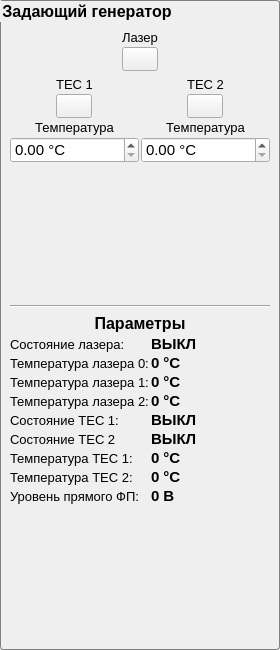
<?xml version="1.0" encoding="UTF-8"?>
<ui version="4.0">
 <class>generator_panel</class>
 <widget class="QWidget" name="generator_panel">
  <property name="geometry">
   <rect>
    <x>0</x>
    <y>0</y>
    <width>280</width>
    <height>650</height>
   </rect>
  </property>
  <property name="minimumSize">
   <size>
    <width>280</width>
    <height>0</height>
   </size>
  </property>
  <property name="maximumSize">
   <size>
    <width>286</width>
    <height>16777215</height>
   </size>
  </property>
  <property name="windowTitle">
   <string>Form</string>
  </property>
  <property name="styleSheet">
   <string notr="true">QGroupBox { 
     border: 1px solid gray; 
     border-radius: 3px; 
 } </string>
  </property>
  <layout class="QVBoxLayout" name="verticalLayout">
   <property name="spacing">
    <number>2</number>
   </property>
   <property name="leftMargin">
    <number>0</number>
   </property>
   <property name="topMargin">
    <number>0</number>
   </property>
   <property name="rightMargin">
    <number>0</number>
   </property>
   <property name="bottomMargin">
    <number>0</number>
   </property>
   <item>
    <widget class="QGroupBox" name="groupBox">
     <property name="font">
      <font>
       <family>Arial</family>
       <pointsize>12</pointsize>
       <bold>true</bold>
      </font>
     </property>
     <property name="title">
      <string>Задающий генератор</string>
     </property>
     <property name="flat">
      <bool>false</bool>
     </property>
     <property name="checkable">
      <bool>false</bool>
     </property>
     <layout class="QVBoxLayout" name="verticalLayout_2">
      <property name="leftMargin">
       <number>9</number>
      </property>
      <property name="topMargin">
       <number>9</number>
      </property>
      <property name="rightMargin">
       <number>9</number>
      </property>
      <property name="bottomMargin">
       <number>9</number>
      </property>
      <item>
       <widget class="QLabel" name="label">
        <property name="text">
         <string/>
        </property>
       </widget>
      </item>
      <item>
       <layout class="QVBoxLayout" name="verticalLayout_4">
        <property name="spacing">
         <number>2</number>
        </property>
        <item>
         <layout class="QHBoxLayout" name="horizontalLayout_8">
          <item>
           <widget class="QLabel" name="label_5">
            <property name="font">
             <font>
              <family>Arial</family>
              <pointsize>10</pointsize>
             </font>
            </property>
            <property name="text">
             <string>Лазер</string>
            </property>
            <property name="alignment">
             <set>Qt::AlignCenter</set>
            </property>
           </widget>
          </item>
         </layout>
        </item>
        <item>
         <layout class="QHBoxLayout" name="horizontalLayout_2">
          <item>
           <widget class="QPushButton" name="pb_laser_onoff">
            <property name="minimumSize">
             <size>
              <width>36</width>
              <height>24</height>
             </size>
            </property>
            <property name="maximumSize">
             <size>
              <width>36</width>
              <height>24</height>
             </size>
            </property>
            <property name="styleSheet">
             <string notr="true">QPushButton {
	border-image: url(:/images/images/round_button_switch.png);
}

QPushButton::hover {
	border-image: url(:/images/images/round_button_switch_hover.png);
}

QPushButton::checked  {	
	border-image: url(:/images/images/round_button_switch_on.png);
}

QPushButton::hover:checked  {	
	border-image: url(:/images/images/round_button_switch_on_hover.png);
}

QPushButton::checked:disabled  {	
	border-image: url(:/images/images/round_button_switch_on_disabled.png);
}

QPushButton::disabled  {
	border-image: url(:/images/images/round_button_switch_disabled.png);
}</string>
            </property>
            <property name="text">
             <string/>
            </property>
            <property name="checkable">
             <bool>true</bool>
            </property>
           </widget>
          </item>
         </layout>
        </item>
       </layout>
      </item>
      <item>
       <layout class="QHBoxLayout" name="horizontalLayout_12">
        <property name="spacing">
         <number>2</number>
        </property>
        <item>
         <layout class="QVBoxLayout" name="verticalLayout_3">
          <item>
           <layout class="QHBoxLayout" name="horizontalLayout_5">
            <item>
             <widget class="QLabel" name="label_4">
              <property name="font">
               <font>
                <family>Arial</family>
                <pointsize>10</pointsize>
               </font>
              </property>
              <property name="text">
               <string>TEC 1</string>
              </property>
              <property name="alignment">
               <set>Qt::AlignCenter</set>
              </property>
             </widget>
            </item>
           </layout>
          </item>
          <item>
           <layout class="QHBoxLayout" name="horizontalLayout">
            <item>
             <widget class="QPushButton" name="pb_tec_1_onoff">
              <property name="minimumSize">
               <size>
                <width>36</width>
                <height>24</height>
               </size>
              </property>
              <property name="maximumSize">
               <size>
                <width>36</width>
                <height>24</height>
               </size>
              </property>
              <property name="styleSheet">
               <string notr="true">QPushButton {
	border-image: url(:/images/images/round_button_switch.png);
}

QPushButton::hover {
	border-image: url(:/images/images/round_button_switch_hover.png);
}

QPushButton::checked  {	
	border-image: url(:/images/images/round_button_switch_on.png);
}

QPushButton::hover:checked  {	
	border-image: url(:/images/images/round_button_switch_on_hover.png);
}

QPushButton::checked:disabled  {	
	border-image: url(:/images/images/round_button_switch_on_disabled.png);
}

QPushButton::disabled  {
	border-image: url(:/images/images/round_button_switch_disabled.png);
}</string>
              </property>
              <property name="text">
               <string/>
              </property>
              <property name="checkable">
               <bool>true</bool>
              </property>
             </widget>
            </item>
           </layout>
          </item>
          <item>
           <layout class="QVBoxLayout" name="verticalLayout_6">
            <item>
             <layout class="QHBoxLayout" name="horizontalLayout_10">
              <item>
               <widget class="QLabel" name="label_21">
                <property name="font">
                 <font>
                  <family>Arial</family>
                  <pointsize>10</pointsize>
                 </font>
                </property>
                <property name="text">
                 <string>Температура</string>
                </property>
                <property name="alignment">
                 <set>Qt::AlignCenter</set>
                </property>
               </widget>
              </item>
             </layout>
            </item>
            <item>
             <layout class="QHBoxLayout" name="horizontalLayout_11">
              <item>
               <widget class="QDoubleSpinBox" name="dsb_temp_1">
                <property name="font">
                 <font>
                  <family>Arial</family>
                  <pointsize>11</pointsize>
                 </font>
                </property>
                <property name="suffix">
                 <string> °C</string>
                </property>
               </widget>
              </item>
             </layout>
            </item>
           </layout>
          </item>
         </layout>
        </item>
        <item>
         <layout class="QVBoxLayout" name="verticalLayout_8">
          <item>
           <layout class="QHBoxLayout" name="horizontalLayout_7">
            <item>
             <widget class="QLabel" name="label_16">
              <property name="font">
               <font>
                <family>Arial</family>
                <pointsize>10</pointsize>
               </font>
              </property>
              <property name="text">
               <string>TEC 2</string>
              </property>
              <property name="alignment">
               <set>Qt::AlignCenter</set>
              </property>
             </widget>
            </item>
           </layout>
          </item>
          <item>
           <layout class="QHBoxLayout" name="horizontalLayout_4">
            <item>
             <widget class="QPushButton" name="pb_tec_2_onoff">
              <property name="minimumSize">
               <size>
                <width>36</width>
                <height>24</height>
               </size>
              </property>
              <property name="maximumSize">
               <size>
                <width>36</width>
                <height>24</height>
               </size>
              </property>
              <property name="styleSheet">
               <string notr="true">QPushButton {
	border-image: url(:/images/images/round_button_switch.png);
}

QPushButton::hover {
	border-image: url(:/images/images/round_button_switch_hover.png);
}

QPushButton::checked  {	
	border-image: url(:/images/images/round_button_switch_on.png);
}

QPushButton::hover:checked  {	
	border-image: url(:/images/images/round_button_switch_on_hover.png);
}

QPushButton::checked:disabled  {	
	border-image: url(:/images/images/round_button_switch_on_disabled.png);
}

QPushButton::disabled  {
	border-image: url(:/images/images/round_button_switch_disabled.png);
}</string>
              </property>
              <property name="text">
               <string/>
              </property>
              <property name="checkable">
               <bool>true</bool>
              </property>
             </widget>
            </item>
           </layout>
          </item>
          <item>
           <layout class="QVBoxLayout" name="verticalLayout_5">
            <item>
             <layout class="QHBoxLayout" name="horizontalLayout_9">
              <item>
               <widget class="QLabel" name="label_8">
                <property name="font">
                 <font>
                  <family>Arial</family>
                  <pointsize>10</pointsize>
                 </font>
                </property>
                <property name="text">
                 <string>Температура</string>
                </property>
                <property name="alignment">
                 <set>Qt::AlignCenter</set>
                </property>
               </widget>
              </item>
             </layout>
            </item>
            <item>
             <layout class="QHBoxLayout" name="horizontalLayout_3">
              <item>
               <widget class="QDoubleSpinBox" name="dsb_temp_2">
                <property name="font">
                 <font>
                  <family>Arial</family>
                  <pointsize>11</pointsize>
                 </font>
                </property>
                <property name="suffix">
                 <string> °C</string>
                </property>
               </widget>
              </item>
             </layout>
            </item>
           </layout>
          </item>
         </layout>
        </item>
       </layout>
      </item>
      <item>
       <spacer name="verticalSpacer">
        <property name="orientation">
         <enum>Qt::Vertical</enum>
        </property>
        <property name="sizeHint" stdset="0">
         <size>
          <width>20</width>
          <height>40</height>
         </size>
        </property>
       </spacer>
      </item>
      <item>
       <widget class="Line" name="line">
        <property name="orientation">
         <enum>Qt::Horizontal</enum>
        </property>
       </widget>
      </item>
      <item>
       <layout class="QVBoxLayout" name="verticalLayout_7">
        <property name="spacing">
         <number>2</number>
        </property>
        <item>
         <widget class="QLabel" name="label_9">
          <property name="font">
           <font>
            <family>Arial</family>
            <pointsize>12</pointsize>
            <bold>true</bold>
           </font>
          </property>
          <property name="text">
           <string>Параметры</string>
          </property>
          <property name="alignment">
           <set>Qt::AlignCenter</set>
          </property>
         </widget>
        </item>
        <item>
         <layout class="QFormLayout" name="formLayout">
          <property name="labelAlignment">
           <set>Qt::AlignLeading|Qt::AlignLeft|Qt::AlignVCenter</set>
          </property>
          <property name="verticalSpacing">
           <number>1</number>
          </property>
          <item row="0" column="0">
           <widget class="QLabel" name="label_10">
            <property name="font">
             <font>
              <family>Arial</family>
              <pointsize>10</pointsize>
             </font>
            </property>
            <property name="text">
             <string>Состояние лазера:</string>
            </property>
           </widget>
          </item>
          <item row="0" column="1">
           <widget class="QLabel" name="l_laser_state">
            <property name="minimumSize">
             <size>
              <width>120</width>
              <height>0</height>
             </size>
            </property>
            <property name="maximumSize">
             <size>
              <width>120</width>
              <height>16777215</height>
             </size>
            </property>
            <property name="font">
             <font>
              <family>Arial</family>
              <pointsize>11</pointsize>
              <bold>true</bold>
             </font>
            </property>
            <property name="text">
             <string>ВЫКЛ</string>
            </property>
           </widget>
          </item>
          <item row="1" column="0">
           <widget class="QLabel" name="label_11">
            <property name="font">
             <font>
              <family>Arial</family>
              <pointsize>10</pointsize>
             </font>
            </property>
            <property name="text">
             <string>Температура лазера 0:</string>
            </property>
           </widget>
          </item>
          <item row="1" column="1">
           <widget class="QLabel" name="l_laser_temp_0">
            <property name="minimumSize">
             <size>
              <width>120</width>
              <height>0</height>
             </size>
            </property>
            <property name="maximumSize">
             <size>
              <width>120</width>
              <height>16777215</height>
             </size>
            </property>
            <property name="font">
             <font>
              <family>Arial</family>
              <pointsize>11</pointsize>
              <bold>true</bold>
             </font>
            </property>
            <property name="text">
             <string>0 °C</string>
            </property>
           </widget>
          </item>
          <item row="2" column="0">
           <widget class="QLabel" name="label_2">
            <property name="font">
             <font>
              <family>Arial</family>
              <pointsize>10</pointsize>
             </font>
            </property>
            <property name="text">
             <string>Температура лазера 1:</string>
            </property>
           </widget>
          </item>
          <item row="2" column="1">
           <widget class="QLabel" name="l_laser_temp_1">
            <property name="minimumSize">
             <size>
              <width>120</width>
              <height>0</height>
             </size>
            </property>
            <property name="maximumSize">
             <size>
              <width>120</width>
              <height>16777215</height>
             </size>
            </property>
            <property name="font">
             <font>
              <family>Arial</family>
              <pointsize>11</pointsize>
              <bold>true</bold>
             </font>
            </property>
            <property name="text">
             <string>0 °C</string>
            </property>
           </widget>
          </item>
          <item row="3" column="0">
           <widget class="QLabel" name="label_3">
            <property name="font">
             <font>
              <family>Arial</family>
              <pointsize>10</pointsize>
             </font>
            </property>
            <property name="text">
             <string>Температура лазера 2:</string>
            </property>
           </widget>
          </item>
          <item row="3" column="1">
           <widget class="QLabel" name="l_laser_temp_2">
            <property name="minimumSize">
             <size>
              <width>120</width>
              <height>0</height>
             </size>
            </property>
            <property name="maximumSize">
             <size>
              <width>120</width>
              <height>16777215</height>
             </size>
            </property>
            <property name="font">
             <font>
              <family>Arial</family>
              <pointsize>11</pointsize>
              <bold>true</bold>
             </font>
            </property>
            <property name="text">
             <string>0 °C</string>
            </property>
           </widget>
          </item>
          <item row="4" column="0">
           <widget class="QLabel" name="label_12">
            <property name="font">
             <font>
              <family>Arial</family>
              <pointsize>10</pointsize>
             </font>
            </property>
            <property name="text">
             <string>Состояние TEC 1:</string>
            </property>
           </widget>
          </item>
          <item row="4" column="1">
           <widget class="QLabel" name="l_tec_state_1">
            <property name="minimumSize">
             <size>
              <width>120</width>
              <height>0</height>
             </size>
            </property>
            <property name="maximumSize">
             <size>
              <width>120</width>
              <height>16777215</height>
             </size>
            </property>
            <property name="font">
             <font>
              <family>Arial</family>
              <pointsize>11</pointsize>
              <bold>true</bold>
             </font>
            </property>
            <property name="text">
             <string>ВЫКЛ</string>
            </property>
           </widget>
          </item>
          <item row="5" column="0">
           <widget class="QLabel" name="label_6">
            <property name="font">
             <font>
              <family>Arial</family>
              <pointsize>10</pointsize>
             </font>
            </property>
            <property name="text">
             <string>Состояние TEC 2</string>
            </property>
           </widget>
          </item>
          <item row="5" column="1">
           <widget class="QLabel" name="l_tec_state_2">
            <property name="minimumSize">
             <size>
              <width>120</width>
              <height>0</height>
             </size>
            </property>
            <property name="maximumSize">
             <size>
              <width>120</width>
              <height>16777215</height>
             </size>
            </property>
            <property name="font">
             <font>
              <family>Arial</family>
              <pointsize>11</pointsize>
              <bold>true</bold>
             </font>
            </property>
            <property name="text">
             <string>ВЫКЛ</string>
            </property>
           </widget>
          </item>
          <item row="6" column="0">
           <widget class="QLabel" name="label_13">
            <property name="font">
             <font>
              <family>Arial</family>
              <pointsize>10</pointsize>
             </font>
            </property>
            <property name="text">
             <string>Температура TEC 1:</string>
            </property>
           </widget>
          </item>
          <item row="6" column="1">
           <widget class="QLabel" name="l_tec_temp_1">
            <property name="minimumSize">
             <size>
              <width>120</width>
              <height>0</height>
             </size>
            </property>
            <property name="maximumSize">
             <size>
              <width>120</width>
              <height>16777215</height>
             </size>
            </property>
            <property name="font">
             <font>
              <family>Arial</family>
              <pointsize>11</pointsize>
              <bold>true</bold>
             </font>
            </property>
            <property name="text">
             <string>0 °C</string>
            </property>
           </widget>
          </item>
          <item row="7" column="0">
           <widget class="QLabel" name="label_7">
            <property name="font">
             <font>
              <family>Arial</family>
              <pointsize>10</pointsize>
             </font>
            </property>
            <property name="text">
             <string>Температура TEC 2:</string>
            </property>
           </widget>
          </item>
          <item row="7" column="1">
           <widget class="QLabel" name="l_tec_temp_2">
            <property name="minimumSize">
             <size>
              <width>120</width>
              <height>0</height>
             </size>
            </property>
            <property name="maximumSize">
             <size>
              <width>120</width>
              <height>16777215</height>
             </size>
            </property>
            <property name="font">
             <font>
              <family>Arial</family>
              <pointsize>11</pointsize>
              <bold>true</bold>
             </font>
            </property>
            <property name="text">
             <string>0 °C</string>
            </property>
           </widget>
          </item>
          <item row="8" column="0">
           <widget class="QLabel" name="label_15">
            <property name="font">
             <font>
              <family>Arial</family>
              <pointsize>10</pointsize>
             </font>
            </property>
            <property name="text">
             <string>Уровень прямого ФП:</string>
            </property>
           </widget>
          </item>
          <item row="8" column="1">
           <widget class="QLabel" name="l_pd_forw">
            <property name="minimumSize">
             <size>
              <width>120</width>
              <height>0</height>
             </size>
            </property>
            <property name="maximumSize">
             <size>
              <width>120</width>
              <height>16777215</height>
             </size>
            </property>
            <property name="font">
             <font>
              <family>Arial</family>
              <pointsize>11</pointsize>
              <bold>true</bold>
             </font>
            </property>
            <property name="text">
             <string>0 В</string>
            </property>
           </widget>
          </item>
         </layout>
        </item>
       </layout>
      </item>
      <item>
       <spacer name="verticalSpacer_2">
        <property name="orientation">
         <enum>Qt::Vertical</enum>
        </property>
        <property name="sizeHint" stdset="0">
         <size>
          <width>20</width>
          <height>40</height>
         </size>
        </property>
       </spacer>
      </item>
     </layout>
    </widget>
   </item>
  </layout>
 </widget>
 <resources/>
 <connections/>
</ui>
